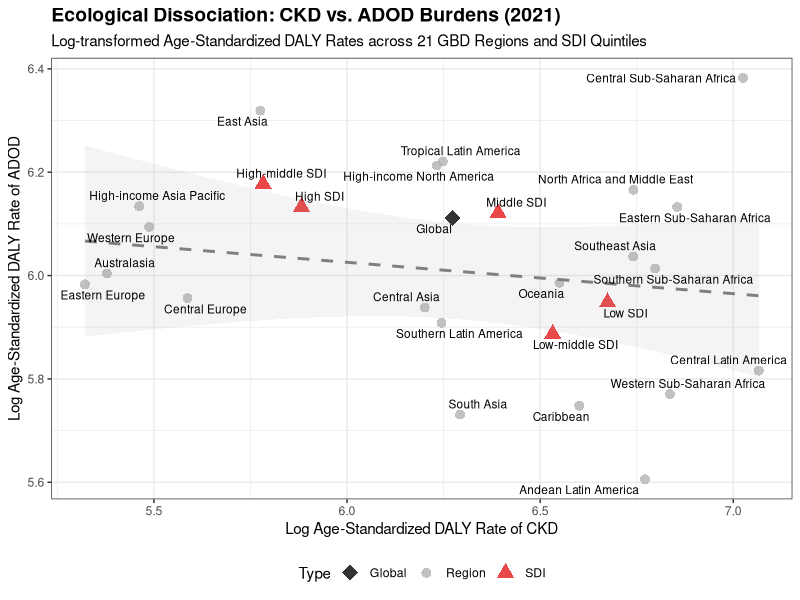
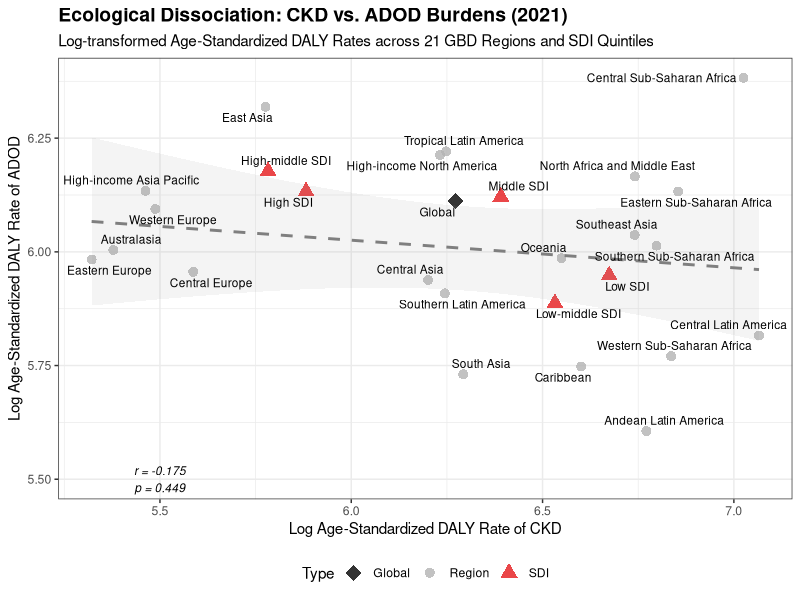
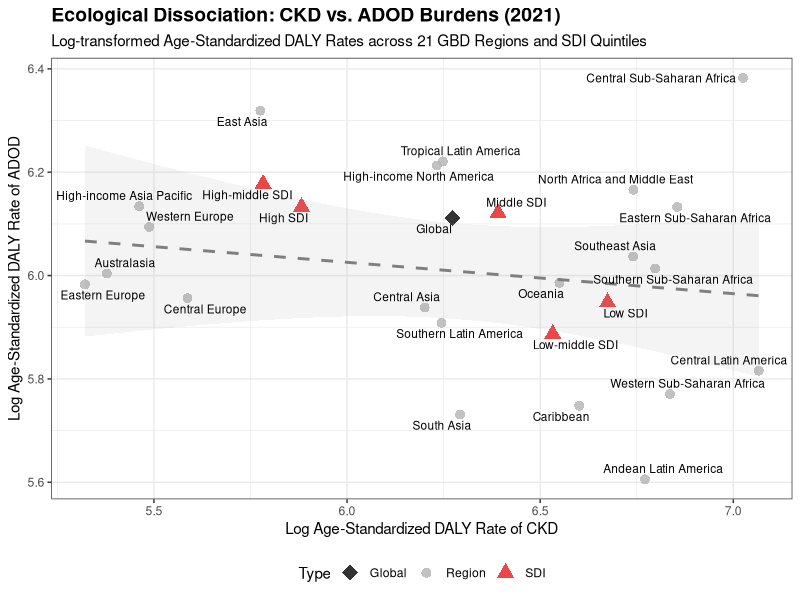

Here is the R script that generated these plots, in order:
# 加载绘图包
library(ggplot2)
library(ggrepel) # 用于防止文字重叠

# 1. 录入数据 (来自文中的 Table s1 和 Table s2)
# -----------------------------------------------------------
data <- data.frame(
  Name = c(
    # --- 21个地理区域 ---
    'Andean Latin America', 'Australasia', 'Caribbean', 'Central Asia',
    'Central Europe', 'Central Latin America', 'Central Sub-Saharan Africa',
    'East Asia', 'Eastern Europe', 'Eastern Sub-Saharan Africa',
    'High-income Asia Pacific', 'High-income North America',
    'North Africa and Middle East', 'Oceania', 'South Asia',
    'Southeast Asia', 'Southern Latin America', 'Southern Sub-Saharan Africa',
    'Tropical Latin America', 'Western Europe', 'Western Sub-Saharan Africa',
    # --- 5个 SDI 分层 ---
    'High SDI', 'High-middle SDI', 'Middle SDI', 'Low-middle SDI', 'Low SDI',
    # --- 全球 ---
    'Global'
  ),
  CKD_ASR = c(
    872.44, 216.61, 735.85, 493.20, 266.92, 1171.14, 1124.70,
    322.36, 204.68, 948.36, 235.57, 508.81, 846.64, 699.04,
    540.57, 846.26, 515.22, 895.96, 516.97, 241.72, 930.73,
    358.51, 324.64, 596.45, 686.98, 791.80, # SDI 数据
    529.62 # Global 数据
  ),
  ADOD_ASR = c(
    272.02, 405.09, 313.56, 379.25, 386.04, 335.60, 591.41,
    555.11, 396.72, 460.68, 461.33, 499.20, 476.29, 397.82,
    308.27, 418.63, 368.23, 408.97, 503.17, 443.24, 320.74,
    460.75, 481.70, 455.35, 360.40, 383.04, # SDI 数据
    450.98 # Global 数据
  ),
  Type = c(
    rep("Region", 21), # 前21个是区域
    rep("SDI", 5),     # 中间5个是SDI
    "Global"           # 最后一个是Global
  )
)

# 2. 绘制散点图
# -----------------------------------------------------------
p <- ggplot(data, aes(x = log(CKD_ASR), y = log(ADOD_ASR))) +
  
  # 添加散点：不同类型用不同颜色和形状
  geom_point(aes(color = Type, size = Type, shape = Type), alpha = 0.8) +
  
  # 自定义颜色：区域灰色，Global黑色，SDI红色
  scale_color_manual(values = c("Global" = "black", "Region" = "grey70", "SDI" = "#E41A1C")) +
  
  # 自定义大小：Global最大，SDI次之，Region最小
  scale_size_manual(values = c("Global" = 5, "Region" = 3, "SDI" = 4)) +
  
  # 自定义形状：Global菱形，SDI圆形
  scale_shape_manual(values = c("Global" = 18, "Region" = 16, "SDI" = 17)) +
  
  # 添加趋势线 (仅基于21个区域，不包含聚合数据，以防偏差)
  geom_smooth(data = subset(data, Type == "Region"), method = "lm", 
              color = "grey50", linetype = "dashed", se = TRUE, alpha=0.1) +
  
  # 添加文字标签 (自动避让重叠)
  geom_text_repel(aes(label = Name), size = 3, max.overlaps = 20) +
  
  # 各种美化
  theme_bw() +
  labs(
    title = "Ecological Dissociation: CKD vs. ADOD Burdens (2021)",
    subtitle = "Log-transformed Age-Standardized DALY Rates across 21 GBD Regions and SDI Quintiles",
    x = "Log Age-Standardized DALY Rate of CKD",
    y = "Log Age-Standardized DALY Rate of ADOD",
  ) +
  theme(
    plot.title = element_text(face = "bold", size = 14),
    legend.position = "bottom"
  )

# 显示图表
print(p)

# 如果想保存图片，取消下面这行的注释
ggsave("Correlation_Plot.pdf", width = 10, height = 7)
# ===========================================================
# 3. 计算 R 值和 P 值
# ===========================================================

# 第一步：提取只包含 21 个区域的数据
region_data <- subset(data, Type == "Region")

# 第二步：进行皮尔逊相关性检验 (注意要取 log，因为图也是 log 坐标)
res <- cor.test(log(region_data$CKD_ASR), log(region_data$ADOD_ASR), method = "pearson")

# 第三步：打印详细结果
print(res)

# 第四步：如果你只想提取 r 值和 p 值
r_value <- res$estimate
p_value <- res$p.value

cat("Correlation coefficient (r):", r_value, "\n")
cat("P-value:", p_value, "\n")
# 创建标签文本
label_text <- paste0("r = ", round(r_value, 3), "\n", 
                     "p = ", round(p_value, 3))

# 把文字加到图上 (x和y的坐标根据 log 值调整，例如 x=5.5, y=6.0 左右)
p + annotate("text", x = 5.5, y = 5.5, label = label_text, size = 3, fontface = "italic")

